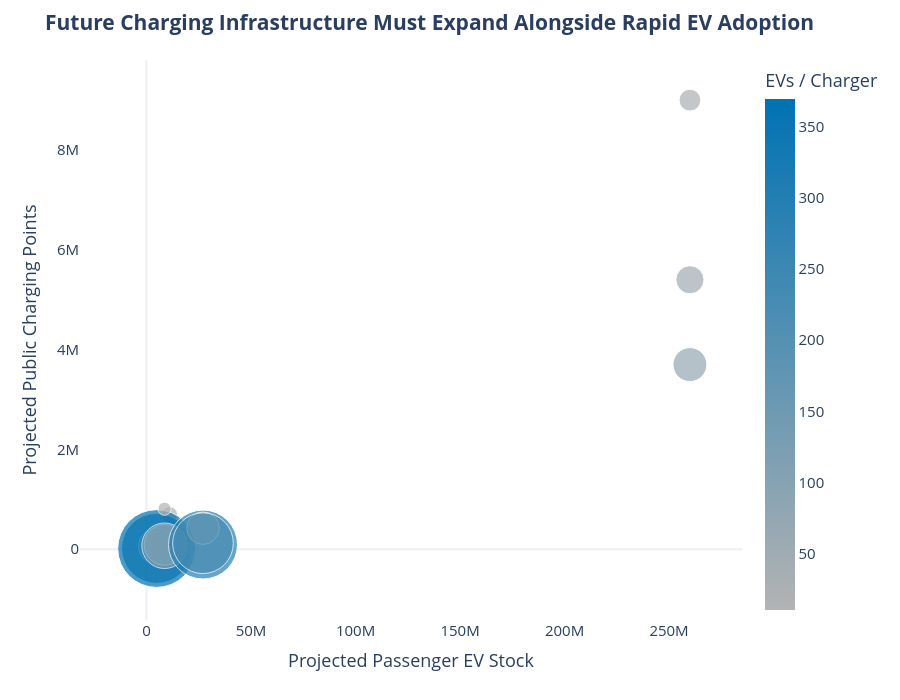

The code cell stored with this chart in its notebook:
### Code cell
import plotly.express as px

fig = px.scatter(

    infrastructure,

    x="EV_Stock",

    y="Charging_Points",

    size="EVs_per_Charging_Point",

    hover_name="region_country",

    color="EVs_per_Charging_Point",

    color_continuous_scale=[
        "#B3B3B3",
        "#0072B2"
    ],

    size_max=55

)

fig.update_layout(

    title="<b>Future Charging Infrastructure Must Expand Alongside Rapid EV Adoption</b>",

    template="plotly_white",

    height=700,

    xaxis_title="Projected Passenger EV Stock",

    yaxis_title="Projected Public Charging Points",

    coloraxis_colorbar_title="EVs / Charger",

    plot_bgcolor="white",

    paper_bgcolor="white",

    font=dict(size=15)

)

fig.update_xaxes(showgrid=False)

fig.update_yaxes(showgrid=False)

fig.show()

### Figure 1 — Plotly figure (JSON) as saved in the notebook; plotly's stock layout.template omitted (floating-point values rounded to 4 significant figures)
{"data": [{"hovertemplate": "<b>%{hovertext}</b><br><br>EV_Stock=%{x}<br>Charging_Points=%{y}<br>EVs_per_Charging_Point=%{marker.color}<extra></extra>", "hovertext": ["China", "China", "China", "India", "India", "India", "Japan", "Japan", "Japan", "Korea", "Korea", "Korea", "USA", "USA", "USA"], "legendgroup": "", "marker": {"color": [48.15, 28.89, 70.27, 29.73, 15.94, 91.67, 300.0, 78.69, 369.2, 101.2, 10.62, 126.5, 290.3, 64.29, 225.0], "coloraxis": "coloraxis", "size": [48.15, 28.89, 70.27, 29.73, 15.94, 91.67, 300.0, 78.69, 369.2, 101.2, 10.62, 126.5, 290.3, 64.29, 225.0], "sizemode": "area", "sizeref": 0.1221, "symbol": "circle"}, "mode": "markers", "name": "", "orientation": "v", "showlegend": false, "type": "scatter", "x": [260000000.0, 260000000.0, 260000000.0, 11000000.0, 11000000.0, 11000000.0, 4800000.0, 4800000.0, 4800000.0, 8600000.0, 8600000.0, 8600000.0, 27000000.0, 27000000.0, 27000000.0], "xaxis": "x", "y": [5400000.0, 9000000.0, 3700000.0, 370000.0, 690000.0, 120000.0, 16000.0, 61000.0, 13000.0, 85000.0, 810000.0, 68000.0, 93000.0, 420000.0, 120000.0], "yaxis": "y"}], "layout": {"coloraxis": {"colorbar": {"title": {"text": "EVs / Charger"}}, "colorscale": [[0, "#B3B3B3"], [1, "#0072B2"]]}, "font": {"size": 15}, "height": 700, "legend": {"itemsizing": "constant", "tracegroupgap": 0}, "margin": {"t": 60}, "paper_bgcolor": "white", "plot_bgcolor": "white", "title": {"text": "<b>Future Charging Infrastructure Must Expand Alongside Rapid EV Adoption</b>"}, "xaxis": {"anchor": "y", "domain": [0, 1], "showgrid": false, "title": {"text": "Projected Passenger EV Stock"}}, "yaxis": {"anchor": "x", "domain": [0, 1], "showgrid": false, "title": {"text": "Projected Public Charging Points"}}}}
